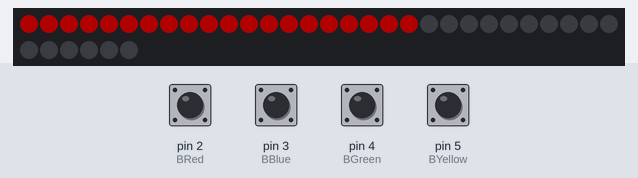
Simulated run of this sketch. Board: Arduino Uno, built with avr-gcc and run on an emulated ATmega328P. Parts: 36 RGB LEDs in strip order, left to right, continuing on the next row. The test bench sets the inputs (shaded band); at power-on: pin 2 (BRed), pin 3 (BBlue), pin 4 (BGreen), pin 5 (BYellow) HIGH. Dim RGB values are drawn brighter than linear; random numbers use the default seed unless the sketch sets one.

Above: at 1.72 s.
2.7 s: pin 2 (BRed) pulled LOW for 0.15 s
At 3.52 s:
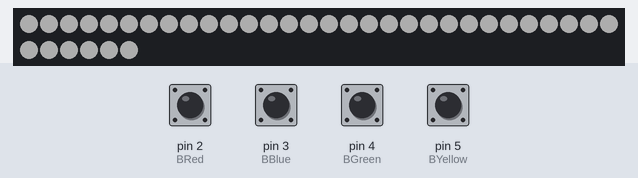
5.8 s: pin 3 (BBlue) pulled LOW for 1 s
At 6.72 s:
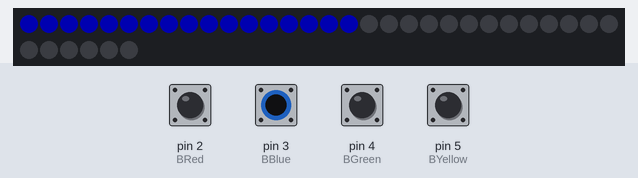
9.1 s: pin 4 (BGreen) pulled LOW for 0.15 s
At 9.25 s:
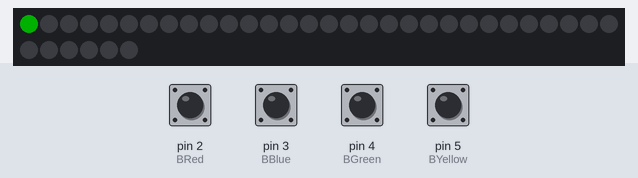
11.0 s: pin 5 (BYellow) pulled LOW for 1 s
At 11.64 s:
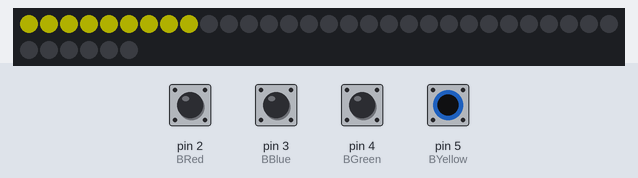
13.5 s: pin 2 (BRed) pulled LOW for 1 s
At 15.43 s:
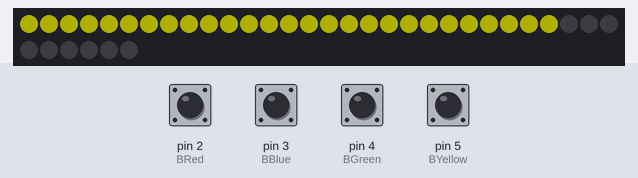
16.7 s: pin 3 (BBlue) pulled LOW for 0.15 s
At 17.42 s:
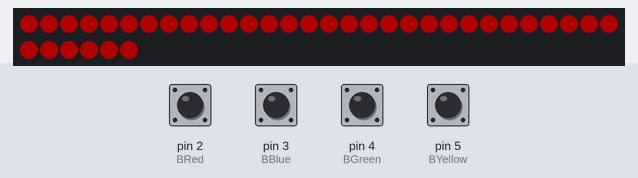
Timing chart, 0 to 19.5 s (numbered marks = the images above; inputs shaded):
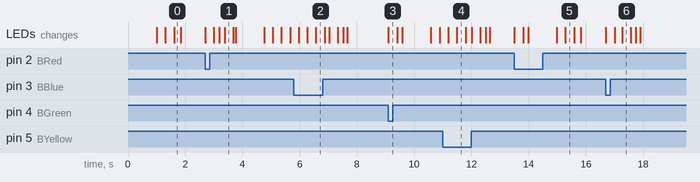

Measured:
- after the input at 2.7 s, the LEDs: first change at once (image 1 shows a later state)
- after the input at 9.1 s, the LEDs: change at once (image 3)
- after the input at 13.5 s, the LEDs: first change at once (image 5 shows a later state)
- after the input at 16.7 s, the LEDs: first change at once (image 6 shows a later state)

The sketch:

SimonGame.ino
```cpp
#include <Adafruit_NeoPixel.h>
//#include <sbrk.h> //For use with XMC1.

#define BRed        2         // Digital IO pin connected to the button.  This will be
#define BBlue       3         // driven with a pull-up resistor so the switch should
#define BGreen      4         // pull the pin to ground momentarily.  On a high -> low
#define BYellow     5         // transition the button press logic will execute.

#define PIXEL_PIN   6         // Digital IO pin connected to the NeoPixels.
#define PIXEL_COUNT 36        // Number of leds.

Adafruit_NeoPixel strip = Adafruit_NeoPixel(PIXEL_COUNT, PIXEL_PIN, NEO_GRB + NEO_KHZ800);

int   s;
bool  stateR;
bool  stateB;
bool  stateG;
bool  stateY;

int       level = 5;        //Lenght of the secuence.
const int LEVEL_MAX = 50;   //Max lenght of the secuence.
int       list[LEVEL_MAX];  //Secuence.
bool      GameOver = false;
int       cont = 0;         //Position in the secuence.
int       sp;               //Led speed show.

extern "C" void *_sbrk(int incr);
void dummy_sbrk_caller() __attribute__((__used__));
void dummy_sbrk_caller()
{
  _sbrk(0);
}

void setup() {
  pinMode(BRed,     INPUT_PULLUP);
  pinMode(BBlue,    INPUT_PULLUP);
  pinMode(BGreen,   INPUT_PULLUP);
  pinMode(BYellow,  INPUT_PULLUP);
  strip.begin();
  strip.show();     // Initialize all pixels to 'off'

  Serial.begin(9600);
  randomSeed(analogRead(0));
}

void loop() {
  game();
}

void game(){
  GameOver = false;
  randList();
  delay(1000);

  while (GameOver == false){
    if (cont == level){
      startShow(5); //Win
      cont = 0;
      GameOver = true;
    }

    else {
      showRandList(cont);
      //state();
      for (int i = 0 ; i <= cont ; i++){
        state();
        if (s == list[i]){
          delay(100);
        }
        else{
          startShow(4); //GameOver
          cont = 0;
          GameOver = true;
        }
      }
      if (GameOver == false){
        cont ++;
        startShow(6); //Good
        delay(1000);
      }
    }
  }

  if (GameOver == true){
    state();
    level = (s+1)*10;
  }

}

void state(){
  s = -1;

  while (s == -1){
    stateR = digitalRead(BRed);
    stateB = digitalRead(BBlue);
    stateG = digitalRead(BGreen);
    stateY = digitalRead(BYellow);

    if (stateR == LOW) s = 0;
    else if (stateB == LOW) s = 1;
    else if (stateG == LOW) s = 2;
    else if (stateY == LOW) s = 3;

    if (s != -1) startShow(s);
  }
}

void randList(){
  for (int i = 0 ; i < LEVEL_MAX ; i++) list[i] = random(4);
}

void showRandList(int c){
  sp = 10;      //Led speed when show the secuence.
  for (int i = 0 ; i <= c ; i++) startShow(list[i]);
  delay (10);
  sp = 5;       //Led speed when repeat the secuence.
}

void startShow(int state) {
  switch(state){
    case 0: colorWipe( strip.Color(55,  0,  0), sp);
            colorWipeR(strip.Color( 0,  0,  0), sp);
            break;    //Red
    case 1: colorWipe (strip.Color( 0,  0, 55), sp);
            colorWipeR(strip.Color( 0,  0,  0), sp);
            break;    //Blue
    case 2: colorWipe (strip.Color( 0, 55,  0), sp);
            colorWipeR(strip.Color( 0,  0,  0), sp);
            break;    //Green
    case 3: colorWipe (strip.Color(55, 55,  0), sp);
            colorWipeR(strip.Color( 0,  0,  0), sp);
            break;    //Yellow
    case 4: colorWipe (strip.Color(55,  0,  0),  1);
            delay (50);
            colorWipeR(strip.Color( 0,  0,  0),  1);
            colorWipe (strip.Color(55,  0,  0),  1);
            delay (50);
            colorWipeR(strip.Color( 0,  0,  0),  1);
            colorWipe (strip.Color(55,  0,  0),  1);
            delay (50);
            colorWipeR(strip.Color( 0,  0,  0),  1);
            break;    //Game Over
    case 5: rainbowCycle(1);
            colorWipeR(strip.Color( 0,  0,  0),  1);
            break;    //Win
    case 6: colorWipe (strip.Color(50, 50, 50),  1);
            delay (50);
            colorWipeR(strip.Color( 0,  0,  0),  1);
            colorWipe (strip.Color(50, 50, 50),  1);
            delay (50);
            colorWipeR(strip.Color( 0,  0,  0),  1);
            break;    //Good
  }
}

// Fill the dots one after the other with a color
void colorWipe(uint32_t c, uint8_t wait) {
  for(uint16_t i=0; i<strip.numPixels(); i++) {
    strip.setPixelColor(i, c);
    strip.show();
    delay(wait);
  }
}
void colorWipeR(uint32_t c, uint8_t wait) {
  for(uint16_t i=strip.numPixels()+1; i>0; i--) {
    strip.setPixelColor(i-1, c);
    strip.show();
    delay(wait);
  }
}

void rainbowCycle(uint8_t wait) {
  uint16_t i, j;

  for(j=0; j<256*5; j++) { // 5 cycles of all colors on wheel
    for(i=0; i< strip.numPixels(); i++) {
      strip.setPixelColor(i, Wheel(((i * 256 / strip.numPixels()) + j) & 255));
    }
    strip.show();
    delay(wait);
  }
}

// Input a value 0 to 255 to get a color value.
// The colours are a transition r - g - b - back to r.
uint32_t Wheel(byte WheelPos) {
  WheelPos = 255 - WheelPos;
  if(WheelPos < 85) {
    return strip.Color(255 - WheelPos * 3, 0, WheelPos * 3);
  }
  if(WheelPos < 170) {
    WheelPos -= 85;
    return strip.Color(0, WheelPos * 3, 255 - WheelPos * 3);
  }
  WheelPos -= 170;
  return strip.Color(WheelPos * 3, 255 - WheelPos * 3, 0);
}
```
